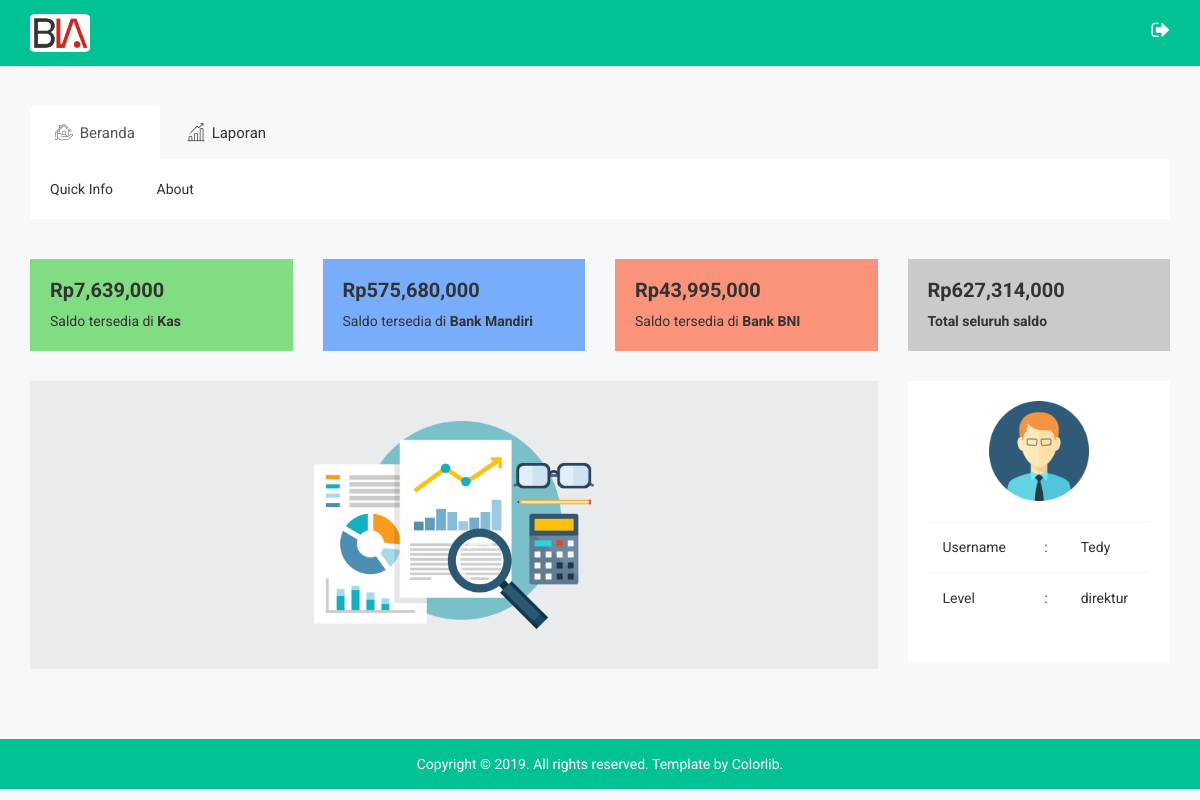
The page /views/direktur/index.php (signed in) on the database its author committed.
### tables this page shows
CREATE TABLE `tb_saldo` (
  `id_saldo` varchar(11) NOT NULL,
  `periode_bulan` varchar(2) NOT NULL,
  `periode_tahun` varchar(4) NOT NULL,
  `lokasi_dana` varchar(12) NOT NULL,
  `jumlah_saldo` int(11) NOT NULL
);

### models/admin/m_beranda.php (called while the page is built)
<?php
class Beranda {
    private  $mysqli;
    function __construct($conn) {
        $this->mysqli = $conn;
    }
    public function ambil_saldo($bulan, $tahun, $sumber) {
        $db = $this->mysqli->conn;
        $sql = "SELECT * FROM tb_saldo WHERE periode_bulan='$bulan' AND periode_tahun='$tahun' AND lokasi_dana='$sumber'";
        $query = $db->query($sql) or die($db->error);
        return $query;
    }
}
?>

### views/direktur/beranda.php (the view, shortened to what this page needs)
<?php
include "../../models/admin/m_beranda.php";
$beranda = new Beranda($connection);
$bulan = date('m');
$tahun = date('Y');
?>
<div class="notika-status-area">
    <div class="container">
        <div class="row">
            <div class="col-lg-3 col-md-6 col-sm-6 col-xs-12">
                <div class="wb-traffic-inner notika-shadow sm-res-mg-t-30 tb-res-mg-t-30" style="background-color: rgba(51,204,51,0.6)">
                    <div class="website-traffic-ctn">
                        <h2>Rp<span class="counter">
                                <?php
                                $saldo_kas = $beranda->ambil_saldo($bulan, $tahun, 'Kas');
                                $kas = $saldo_kas->fetch_object();
                                echo number_format($kas->jumlah_saldo, 0, ",", ",");
                                ?>
                            </span></h2>
                        <p>Saldo tersedia di <strong>Kas</strong></p>
                    </div>
                </div>
            </div>
            <div class="col-lg-3 col-md-6 col-sm-6 col-xs-12">
                <div class="wb-traffic-inner notika-shadow sm-res-mg-t-30 tb-res-mg-t-30" style="background-color: rgba(0,102,255,0.51)">
                    <div class="website-traffic-ctn">
                        <h2>Rp<span class="counter">
                                <?php
                                $saldo_mandiri = $beranda->ambil_saldo($bulan, $tahun, 'Bank Mandiri');
                                $mandiri = $saldo_mandiri->fetch_object();
                                echo number_format($mandiri->jumlah_saldo, 0, ",", ",");
                                ?>
                            </span></h2>
                        <p>Saldo tersedia di <strong>Bank Mandiri</strong></p>
                    </div>
                </div>
            </div>
            <div class="col-lg-3 col-md-6 col-sm-6 col-xs-12">
                <div class="wb-traffic-inner notika-shadow sm-res-mg-t-30 tb-res-mg-t-30 dk-res-mg-t-30" style="background-color: rgba(255,51,0,0.51)">
                    <div class="website-traffic-ctn">
                        <h2>Rp<span class="counter">
                                <?php
                                $saldo_bni = $beranda->ambil_saldo($bulan, $tahun, 'Bank BNI');
                                $bni = $saldo_bni->fetch_object();
                                echo number_format($bni->jumlah_saldo, 0, ",", ",");
                                ?>
                            </span></h2>
                        <p>Saldo tersedia di <strong>Bank BNI</strong></p>
                    </div>
                </div>
            </div>
            <div class="col-lg-3 col-md-6 col-sm-6 col-xs-12">
                <div class="wb-traffic-inner notika-shadow sm-res-mg-t-30 tb-res-mg-t-30 dk-res-mg-t-30" style="background-color: rgba(0,0,0,0.19)">
                    <div class="website-traffic-ctn">
                        <h2>Rp<span class="counter">
                                <?php
                                $total_saldo = $kas->jumlah_saldo + $mandiri->jumlah_saldo + $bni->jumlah_saldo;
                                echo number_format($total_saldo, 0, ",", ",");
                                ?>
                            </span></h2>
                        <p><strong>Total seluruh saldo</strong></p>
                    </div>
                </div>
            </div>
        </div>
    </div>
</div>
<div class="sale-statistic-area">
    <div class="container">
        <div class="row">
            <div class="col-lg-9 col-md-8 col-sm-7 col-xs-12">
                <div class="sale-statistic-inner notika-shadow mg-tb-30" style="background-color: rgba(0,0,0,0.05)">
                    <div align="center">
                        <table>
                            <tr>
                                <td><img src="../../assets/img/si-logo.png" width="280px"></td>
                            </tr>
                        </table>
                        <br />
                    </div>
                </div>
            </div>
            <div class="col-lg-3 col-md-4 col-sm-5 col-xs-12">
                <div class="statistic-right-area notika-shadow mg-tb-30 sm-res-mg-t-0">
                    <div class="past-day-statis" align="center">
                        <img src="../../assets/img/avatar.png" width="100px">
                        <br/><br/>
                        <table class="table table-sc-ex">
                            <tr>
                                <td>Username</td>
                                <td>:</td>
                                <td><?php echo $_SESSION['username']; ?></td>
                            </tr>
                            <tr>
                                <td>Level</td>
                                <td>:</td>
                                <td><?php echo $_SESSION['hak_akses']; ?></td>
                            </tr>
                        </table>
                    </div>
                </div>
            </div>
        </div>
    </div>
</div>

### assets/css/main.css (style rules this page uses)
html { color: #222; font-size: 1em; line-height: 1.4; }
audio, canvas, iframe, img, svg, video { vertical-align: middle; }

### rows shown on the page
tb_saldo: jumlah_saldo "7,639,000"
tb_saldo: jumlah_saldo "575,680,000"
tb_saldo: jumlah_saldo "43,995,000"

### other values the page prints
$total_saldo "627,314,000"
$_SESSION['username'] "Tedy"
$_SESSION['hak_akses'] "direktur"
